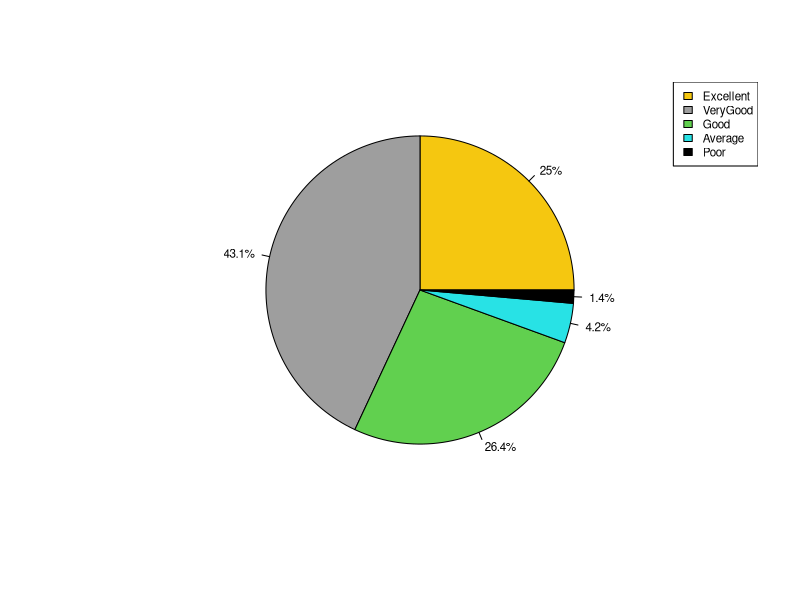
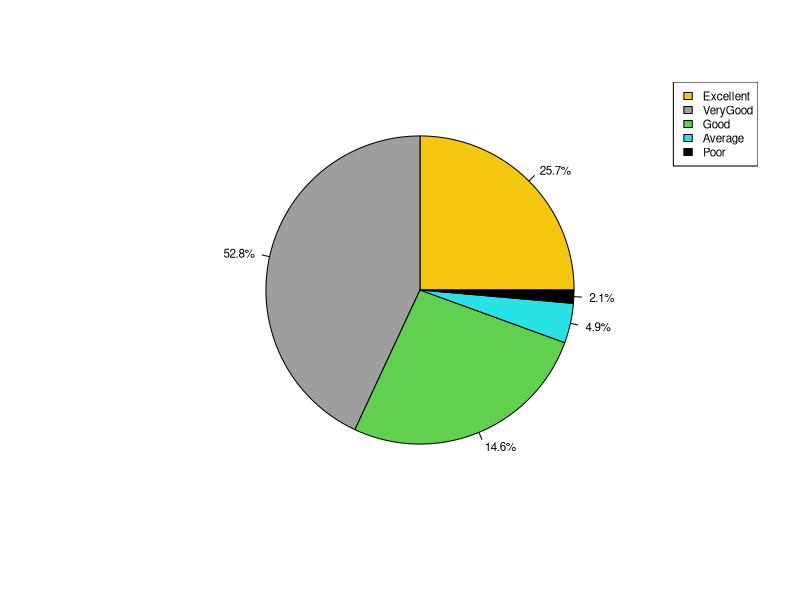
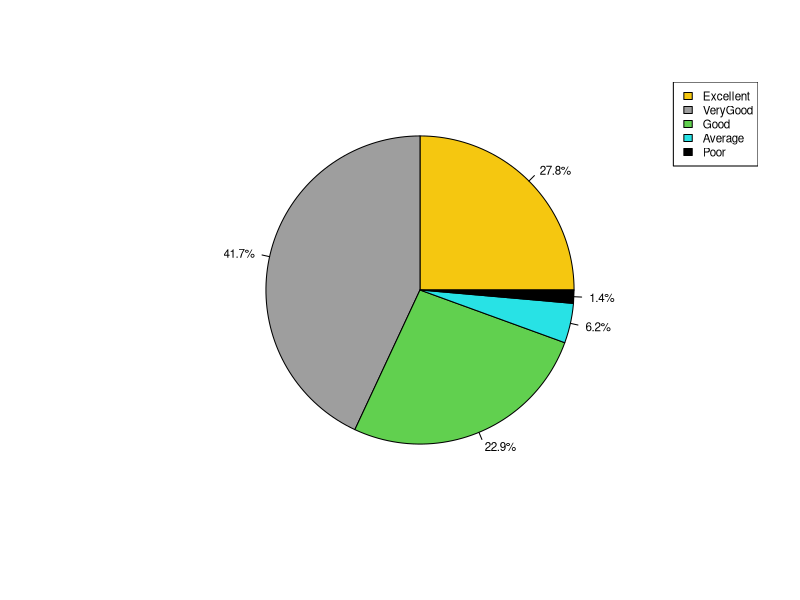

The R source for these figures, in order: (Note: this script raises an error after producing the figures.)

## Reading feedback csv file
feedback <- read.csv(file="data/feedback.csv",head=TRUE,sep=",")

## Display the header and number of rows
attributes(feedback)

## Creating factor and then reordering

rate1_ = factor(feedback$Rate1,levels(factor(feedback$Rate1))[c(2,5,3,1,4)])
rate2_ = factor(feedback$Rate2,levels(factor(feedback$Rate2))[c(2,5,3,1,4)])
rate3_ = factor(feedback$Rate3,levels(factor(feedback$Rate3))[c(2,5,3,1,4)])

quest1_ = factor(feedback$Quest1,levels(factor(feedback$Quest1))[c(2,1)])
quest2_ = factor(feedback$Quest2,levels(factor(feedback$Quest2))[c(2,1)])
quest3_ = factor(feedback$Quest3,levels(factor(feedback$Quest3))[c(2,1)])
quest4_ = factor(feedback$Quest4,levels(factor(feedback$Quest4))[c(2,1)])
quest5_ = factor(feedback$Quest5,levels(factor(feedback$Quest5))[c(2,1)])
quest6_ = factor(feedback$Quest6,levels(factor(feedback$Quest6))[c(2,1)])

## Summary Statistics of factor

rate1 = summary(rate1_)
rate2 = summary(rate2_)
rate3 = summary(rate3_)

quest1 = summary(quest1_)
quest2 = summary(quest2_)
quest3 = summary(quest3_)
quest4 = summary(quest4_)
quest5 = summary(quest5_)
quest6 = summary(quest6_)


## Creating pie chart

feedbck_cols <- c("303","552","251","589","153")

## To what degree was the actual lab environment simulated.
png('report/To what degree was the actual lab environment simulated.png')

feedbck_percentlabels <- round(100*(rate1/sum(rate1)), 1)
feedbck_pielabels <- paste(feedbck_percentlabels, "%", sep="")

pie(rate1, col=feedbck_cols, labels=feedbck_pielabels, cex=0.7)

legend("topright", c("Excellent","VeryGood","Good","Average","Poor"), cex=0.7, fill=feedbck_cols)

dev.off()
## The manuals (Theory and Procedure) were found to be helpful.
png('report/The manuals (Theory and Procedure) were found to be helpful.png')

feedbck_percentlabels <- round(100*(rate2/sum(rate2)), 1)
feedbck_pielabels <- paste(feedbck_percentlabels, "%", sep="")

pie(rate1, col=feedbck_cols, labels=feedbck_pielabels, cex=0.7)

legend("topright", c("Excellent","VeryGood","Good","Average","Poor"), cex=0.7, fill=feedbck_cols)

dev.off()
## The results of experiment were easily interpretable.

png('report/The results of experiment were easily interpretable.png')

feedbck_percentlabels <- round(100*(rate3/sum(rate3)), 1)
feedbck_pielabels <- paste(feedbck_percentlabels, "%", sep="")

pie(rate1, col=feedbck_cols, labels=feedbck_pielabels, cex=0.7)

legend("topright", c("Excellent","VeryGood","Good","Average","Poor"), cex=0.7, fill=feedbck_cols)

dev.off()


#################################
png('report/Percentage of users.png')
la1 <- c(quest1[1],quest2[1],quest3[1],quest4[1],quest5[1],quest6[1])
la2 <- c(quest1[2],quest2[2],quest3[2],quest4[2],quest5[2],quest6[2])
xyz <- table(la1,la2)
xyz
labels <- c("Did you get the feel of actual lab while performing the experiments?",
            "Did you go through the manual/step by step method before performing the experiments live ?",
            "Could you measure and analyze the data successfully?",
            "Could you compare your results with the given typical results?",
            "Do you think performing experiments through virtual labs are more challenging than the real lab experiments?",
            "Do you think doing experiments through virtual lab gives scope for more innovative and creative research work?")


dev.off()


###############################++++REPORT++++#############################

question = data.frame(quest1,quest2,quest3,quest4,quest5,quest6,
                      round(100*(quest1/sum(quest1)), 1),
                      round(100*(quest2/sum(quest2)), 1),
                      round(100*(quest3/sum(quest3)), 1),
                      round(100*(quest4/sum(quest4)), 1),
                      round(100*(quest5/sum(quest5)), 1),
                      round(100*(quest6/sum(quest6)), 1))
question

feedback = data.frame(rate1,rate2,rate3,round(100*(rate1/sum(rate1)), 1),
                      round(100*(rate2/sum(rate2)), 1),round(100*(rate3/sum(rate3)), 1))
feedback

# Write to a file, suppress row names
write.csv(question, "report/report.csv")
write.csv(feedback, "report/feedback.csv")


